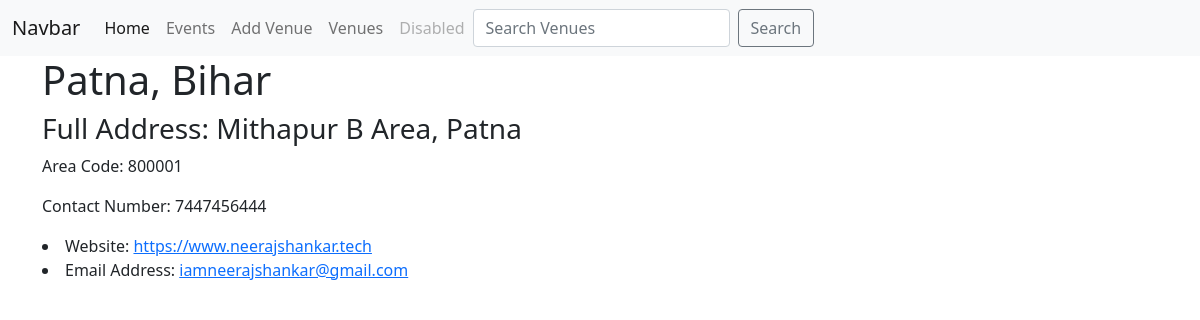
Page /show_venue_details/8 on the committed database.
### events/models.py (models this page shows, shortened)
class Venue(models.Model):
    venue_place = models.CharField('Place of Event', max_length=200)
    address = models.CharField('Venue Address', max_length=200)
    zip_code = models.CharField('Zip Code', max_length=100)
    phone = models.CharField('Contact Number', max_length=100)
    web_address =  models.URLField('Website Address')
    email_address = models.EmailField('Email Address')

### events/views.py (the view)
# urls.py: path('show_venue_details/<venue_id>', views.show_venue, name="show-venue"),
def show_venue(request, venue_id):
    venue_detail = Venue.objects.get(pk=venue_id)
    return render(request, 'venue-detail.html',{'venue_detail':venue_detail})

### templates/venue-detail.html
{% extends 'base.html' %}
{% block body%}
<div class="container">
    <div class="event-detail">
        <h1>{{venue_detail.venue_place}}</h1>
        <h3>Full Address: {{venue_detail.address}}</h3>
        <p>Area Code: {{venue_detail.zip_code}}</p>
        <p>Contact Number: {{venue_detail.phone}}</p>
        <li> Website: <a href="{{venue_detail.web_address}}">{{venue_detail.web_address}}</a></li>
        <li> Email Address: <a href="{{venue_detail.email_address}}">{{venue_detail.email_address}}</a></li>
    </div>
</div>
{% endblock body%}

### rows in the picture
Venue: venue_place "Patna, Bihar", address "Mithapur B Area, Patna", zip_code "800001", phone "7447456444", web_address "https://www.neerajshankar.tech", email_address "iamneerajshankar@gmail.com"
